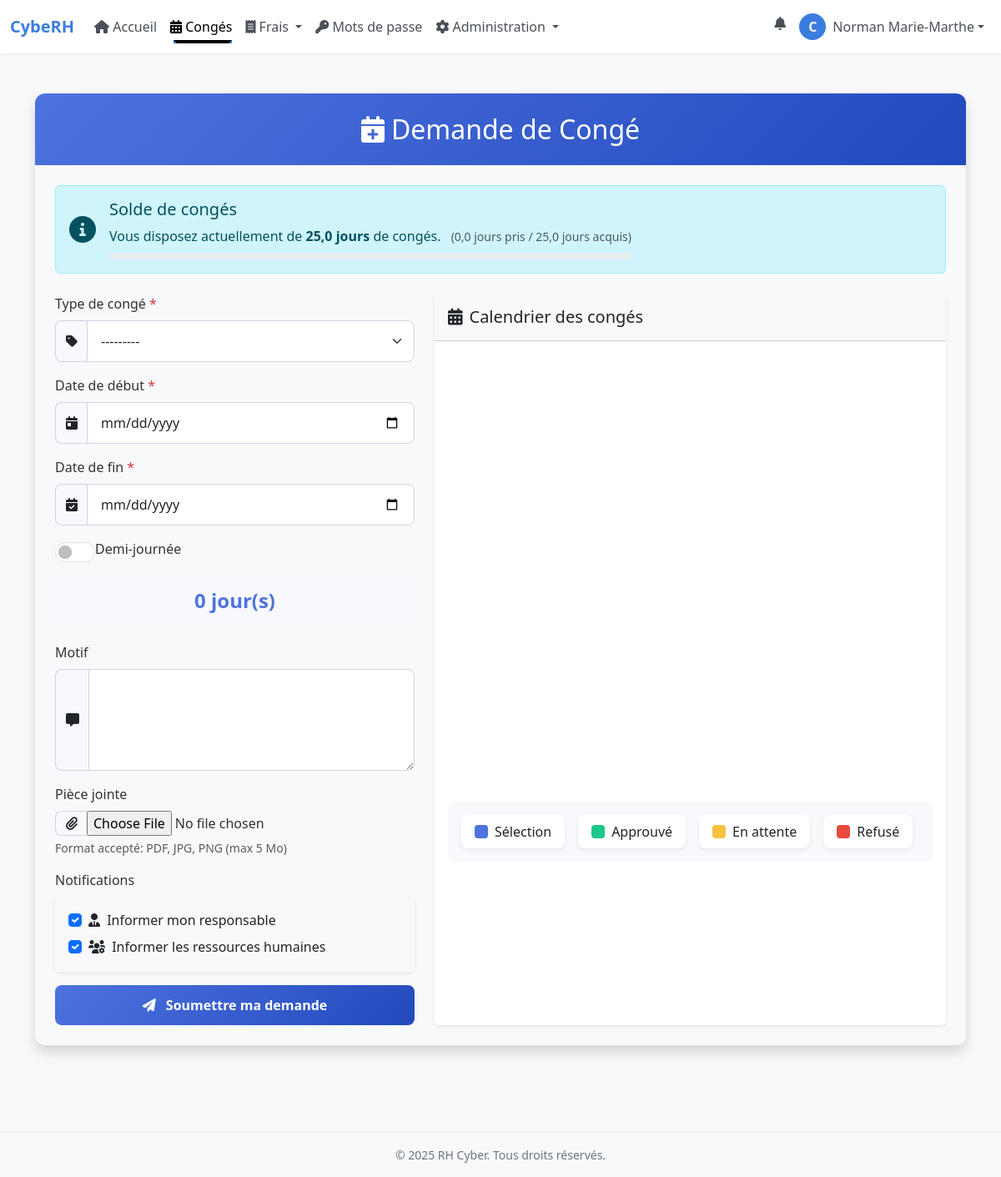
The page /leave-request/ (signed in) on the database its author committed.
### rh_management/models.py (models this page shows, shortened)
class LeaveBalance(models.Model):
    user = models.OneToOneField(User, on_delete=models.CASCADE, related_name='leave_balance')
    acquired = models.FloatField(default=0.0, help_text="Total des jours de congés acquis")
    taken = models.FloatField(default=0.0, help_text="Total des jours de congés pris")
    @property
    def available(self):
        return self.acquired - self.taken

### rh_management/views/leave_views.py (the view, shortened to what this page needs)
# urls.py: path("leave-request/", leave_request_view, name="leave_request"),  # Leave request page
@login_required
def leave_request_view(request):
    if not request.user.is_authenticated:
        return redirect('login')
    leave_balance, created = LeaveBalance.objects.get_or_create(
        user=request.user,
        defaults={'acquired': 25.0, 'taken': 0.0}
    )
    if request.method == 'POST':
        form = LeaveRequestForm(request.POST, request.FILES)
        if form.is_valid():
            leave_request = form.save(commit=False)
            leave_request.user = request.user
            if request.POST.get('half_day') == 'on':
                leave_request.half_day = True
                leave_request.half_day_period = request.POST.get('half_day_period', 'morning')
                leave_request.end_date = leave_request.start_date
            leave_request.save()
            notify_manager = request.POST.get('notify_manager') == 'on'
            notify_hr = request.POST.get('notify_hr') == 'on'
            recipients = []
            if notify_manager:
                recipients.extend(['alain@example.com', 'bastien@example.com'])
            if notify_hr:
                recipients.extend(['sarah@example.com', 'coordinateur@example.com'])
            if recipients:
                subject = f"Nouvelle demande de congé de {request.user.get_full_name() or request.user.username}"
                message = f"""
                Une nouvelle demande de congé a été soumise:

                Employé: {request.user.get_full_name() or request.user.username}
                Type de congé: {leave_request.get_leave_type_display()}
                Du: {leave_request.start_date}
                Au: {leave_request.end_date}
                {f"Demi-journée: {leave_request.get_half_day_period_display()}" if leave_request.half_day else ""}
                Raison: {leave_request.reason or "Non spécifiée"}

                Veuillez vous connecter à l'application pour examiner cette demande.
                """
                send_mail(
                    subject,
                    message,
                    'noreply@rhcyber.com',
                    recipients
                )
            messages.success(request, "Votre demande de congé a été soumise avec succès.")
            return redirect('dashboard')
    else:
        form = LeaveRequestForm()
    is_admin = request.user.is_superuser
    is_rh = request.user.is_staff
    is_encadrant = request.user.groups.filter(name='Encadrant').exists()
    new_leave_requests_count = 0
    new_expense_reports_count = 0
    new_kilometric_expenses_count = 0
    if is_admin or is_rh or is_encadrant:
        if is_admin or is_rh:
            from ..models import ExpenseReport, KilometricExpense
            new_leave_requests_count = LeaveRequest.objects.filter(status='pending').count()
            new_expense_reports_count = ExpenseReport.objects.filter(status='pending').count()
            new_kilometric_expenses_count = KilometricExpense.objects.filter(status='pending').count()
    context = {
        'form': form,
        'leave_balance': leave_balance,
        'is_admin': is_admin,
        'is_rh': is_rh,
        'is_encadrant': is_encadrant,
        'new_leave_requests_count': new_leave_requests_count,
        'new_expense_reports_count': new_expense_reports_count,
        'new_kilometric_expenses_count': new_kilometric_expenses_count,
    }
    return render(request, 'rh_management/leave_request.html', context)

### templates/rh_management/leave_request.html (shortened to what this page needs)
{% extends "base.html" %}
{% block extra_css %}
<link href="https://cdn.jsdelivr.net/npm/fullcalendar@5.11.3/main.min.css" rel="stylesheet">
{% endblock %}
{% block content %}
<div class="container py-4">
    <div class="row">
        <div class="col-lg-12">
            <div class="form-card mb-4">
                <div class="header-gradient">
                    <h2 class="mb-0 text-center">
                        <i class="fas fa-calendar-plus me-2"></i>Demande de Congé
                    </h2>
                </div>
                <div class="card-body p-4">
                    <div class="alert alert-info mb-4">
                        <div class="d-flex align-items-center">
                            <i class="fas fa-info-circle fa-2x me-3"></i>
                            <div>
                                <h5 class="alert-heading">Solde de congés</h5>
                                <p class="mb-0">
                                    Vous disposez actuellement de <strong>{{ leave_balance.available }} jours</strong> de congés.
                                    <span class="ms-2 small text-muted">({{ leave_balance.taken }} jours pris / {{ leave_balance.acquired }} jours acquis)</span>
                                </p>
                                <div class="progress mt-2" style="height: 8px;">
                                </div>
                            </div>
                        </div>
                    </div>
                    <div class="row">
                        <div class="col-lg-5">
                            <form method="post" enctype="multipart/form-data" id="leave-form" class="needs-validation" novalidate>
                                <div class="mb-3">
                                    <label for="{{ form.leave_type.id_for_label }}" class="form-label">Type de congé <span class="text-danger">*</span></label>
                                    <div class="input-group">
                                        <span class="input-group-text"><i class="fas fa-tag"></i></span>
                                        {{ form.leave_type }}
                                    </div>
                                </div>
                                <div class="mb-3">
                                    <label for="{{ form.start_date.id_for_label }}" class="form-label">Date de début <span class="text-danger">*</span></label>
                                    <div class="input-group">
                                        <span class="input-group-text"><i class="fas fa-calendar-day"></i></span>
                                        {{ form.start_date }}
                                    </div>
                                </div>
                                <div class="mb-3">
                                    <label for="{{ form.end_date.id_for_label }}" class="form-label">Date de fin <span class="text-danger">*</span></label>
                                    <div class="input-group">
                                        <span class="input-group-text"><i class="fas fa-calendar-check"></i></span>
                                        {{ form.end_date }}
                                    </div>
                                </div>
                                <div class="mb-3">
                                    <div class="form-check form-switch">
                                        <input class="form-check-input" type="checkbox" role="switch" id="half_day">
                                        <label class="form-check-label" for="half_day">Demi-journée</label>
                                    </div>
                                </div>
                                <div id="leave-duration" class="mb-3">
                                    <span id="duration-value">0</span> jour(s)
                                </div>
                                <div class="mb-3">
                                    <label for="{{ form.reason.id_for_label }}" class="form-label">Motif</label>
                                    <div class="input-group">
                                        <span class="input-group-text"><i class="fas fa-comment-alt"></i></span>
                                        {{ form.reason }}
                                    </div>
                                </div>
                                <div class="mb-3">
                                    <label for="{{ form.attachment.id_for_label }}" class="form-label">Pièce jointe</label>
                                    <div class="input-group">
                                        <span class="input-group-text"><i class="fas fa-paperclip"></i></span>
                                        {{ form.attachment }}
                                    </div>
                                    <div class="form-text">Format accepté: PDF, JPG, PNG (max 5 Mo)</div>
                                </div>
                                <div class="mb-3">
                                    <label class="form-label">Notifications</label>
                                    <div class="card border-light">
                                        <div class="card-body bg-light rounded">
                                            <div class="form-check mb-2">
                                                <input class="form-check-input" type="checkbox" id="notify_manager" checked>
                                                <label class="form-check-label" for="notify_manager">
                                                    <i class="fas fa-user-tie me-1"></i> Informer mon responsable
                                                </label>
                                            </div>
                                            <div class="form-check">
                                                <input class="form-check-input" type="checkbox" id="notify_hr" checked>
                                                <label class="form-check-label" for="notify_hr">
                                                    <i class="fas fa-users-cog me-1"></i> Informer les ressources humaines
                                                </label>
                                            </div>
                                        </div>
                                    </div>
                                </div>
                                <div class="d-grid gap-2">
                                    <button type="submit" class="btn btn-gradient">
                                        <i class="fas fa-paper-plane me-2"></i> Soumettre ma demande
                                    </button>
                                </div>
                            </form>
                        </div>
                        <div class="col-lg-7">
                            <div class="card border-0 shadow-sm h-100">
                                <div class="card-header bg-light py-3">
                                    <h5 class="mb-0"><i class="fas fa-calendar-alt me-2"></i>Calendrier des congés</h5>
                                </div>
                                <div class="card-body">
                                    <div id="calendar"></div>
                                    <div class="calendar-legend">
                                        <div class="legend-item">
                                            <div class="legend-color" style="background-color: #4e73df;"></div>
                                            <span>Sélection</span>
                                        </div>
                                        <div class="legend-item">
                                            <div class="legend-color" style="background-color: #1cc88a;"></div>
                                            <span>Approuvé</span>
                                        </div>
                                        <div class="legend-item">
                                            <div class="legend-color" style="background-color: #f6c23e;"></div>
                                            <span>En attente</span>
                                        </div>
                                        <div class="legend-item">
                                            <div class="legend-color" style="background-color: #e74a3b;"></div>
                                            <span>Refusé</span>
                                        </div>
                                    </div>
                                </div>
                            </div>
                        </div>
                    </div>
                </div>
            </div>
        </div>
    </div>
</div>
{% endblock %}

### templates/base.html (shortened to what this page needs)
{% load static %}
<!DOCTYPE html>
<html lang="fr">
<head>
    <link href="https://cdn.jsdelivr.net/npm/bootstrap@5.3.0-alpha1/dist/css/bootstrap.min.css" rel="stylesheet">
    <link rel="stylesheet" href="https://cdnjs.cloudflare.com/ajax/libs/font-awesome/6.0.0/css/all.min.css">
    {% block extra_css %}{% endblock %}
</head>
<body>
<nav class="navbar navbar-expand-lg sticky-top">
    <div class="container-fluid">
        <a class="navbar-brand d-flex align-items-center" href="/">
            <span>CybeRH</span>
        </a>
        <div class="collapse navbar-collapse" id="mainNavbar">
            <ul class="navbar-nav me-auto mb-2 mb-lg-0">
                <li class="nav-item">
                    <a class="nav-link {% if request.path == '/dashboard/' %}active{% endif %}" href="{% url 'dashboard' %}">
                        <i class="fas fa-home"></i> Accueil
                    </a>
                </li>
                <li class="nav-item dropdown">
                    <a class="nav-link dropdown-toggle {% if '/leave' in request.path %}active{% endif %}" href="#" data-bs-toggle="dropdown">
                        <i class="fas fa-calendar-alt"></i> Congés
                    </a>
                </li>
                <li class="nav-item dropdown">
                    <a class="nav-link dropdown-toggle {% if '/expense' in request.path or '/kilometric' in request.path %}active{% endif %}" href="#" data-bs-toggle="dropdown">
                        <i class="fas fa-receipt"></i> Frais
                    </a>
                </li>
                <li class="nav-item">
                    <a class="nav-link {% if 'password' in request.path %}active{% endif %}" href="/passwords/">
                        <i class="fas fa-key"></i> Mots de passe
                    </a>
                </li>
                {% if request.user.is_superuser %}
                <li class="nav-item dropdown">
                    <a class="nav-link dropdown-toggle {% if '/admin/' in request.path or '/manage-users/' in request.path %}active{% endif %}" href="#" data-bs-toggle="dropdown">
                        <i class="fas fa-cog"></i> Administration
                    </a>
                </li>
                {% endif %}
            </ul>
            <ul class="navbar-nav">
                <li class="nav-item dropdown">
                    <a class="nav-link position-relative" href="#" data-bs-toggle="dropdown">
                        <i class="fas fa-bell"></i>
                    </a>
                </li>
                <li class="nav-item dropdown">
                    <a class="nav-link dropdown-toggle d-flex align-items-center" href="#" data-bs-toggle="dropdown">
                        <div class="user-avatar">{{ request.user.username|first|upper }}</div>
                        <span class="d-none d-md-inline">{{ request.user.get_full_name|default:request.user.username }}</span>
                    </a>
                </li>
            </ul>
        </div>
    </div>
</nav>
<main class="main-container">
    {% block content %}{% endblock %}
</main>
<footer class="footer text-center">
    <div class="container">
        <span>&copy; 2025 RH Cyber. Tous droits réservés.</span>
    </div>
</footer>
</body>
</html>

### rows shown on the page
LeaveBalance: available "25,0", taken "0,0", acquired "25,0"

### other values the page prints
{{ request.user.username|first|upper }} "C"
{{ request.user.get_full_name|default:request.user.username }} "Norman Marie-Marthe"
